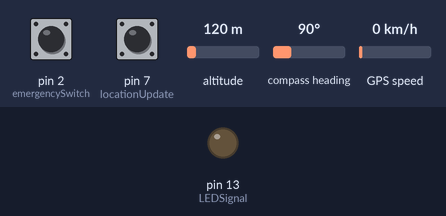
Simulated run of this sketch. Board: Arduino Uno, built with avr-gcc and run on an emulated ATmega328P. Shown: output pins drawn as LEDs (lit = HIGH). Dashed ring = blinking. Inputs (shaded band) come from the test bench; at power-on: GPS speed 0 km/h, pin 7 (locationUpdate) LOW, pin 2 (emergencySwitch) LOW, altitude 120 m, compass heading 90°. The GPS gets a fix after 3 s at 37.7749, -122.4194 with 8 satellites; the modem accepts every AT command (registered, SIM ready, sends succeed) and sends nothing else; what the sketch prints to the serial monitor is not drawn.

Above: at 1.1 s.
At 15.2 s:
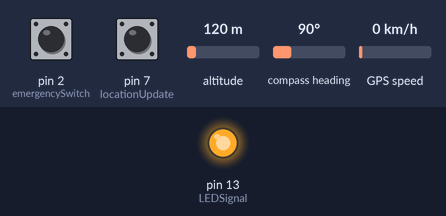
15.3 s: GPS speed set to 58 km/h
18.6 s: GPS speed set to 62 km/h
At 20.3 s:
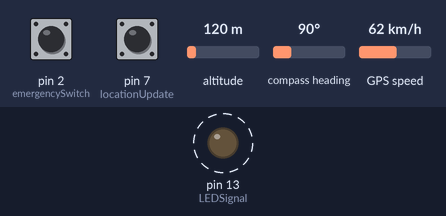
22.1 s: pin 7 (locationUpdate) pulled HIGH for 0.15 s
Timing chart, 0 to 26.7 s (numbered marks = the images above; inputs shaded):
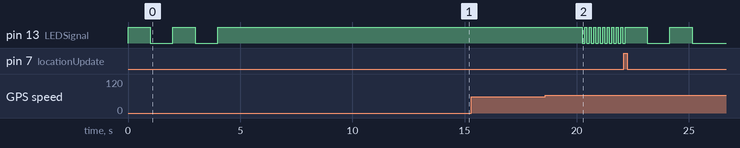

Measured:
- the behaviour switches between 60 and 61 km/h on GPS speed (found by bisection; images 1 and 2)
- after the input at 15.3 s, every drawn part: stays the same
- after the input at 18.6 s, pin 13 (LEDSignal): alternates HIGH for 0.10 s and LOW for 0.10 s, starting after 1.7 s

The sketch:

CAR_GPS_SMS.ino
```cpp
#include <SoftwareSerial.h>
#include <TinyGPS.h>

//Sim 900
SoftwareSerial mySerial(5, 6);//rx, tx
//5 rx of arduinto -> tx of module
//6 tx of arduinto -> rx of module
int8_t answer;

//GPS
TinyGPS gps;
SoftwareSerial ss(10,11);//rx ( of ard, ), tx ( of ard)

#define locationUpdate 7 //Blue
#define emergencySwitch 2 //Black
#define LEDSignal 13


static void smartdelay(unsigned long ms);
static void print_float(float val, float invalid, int len, int prec);
static void print_int(unsigned long val, unsigned long invalid, int len);
static void print_date(TinyGPS &gps);
static void print_str(const char *str, int len);

#define contactsLen 1
char* myContacts[contactsLen]={"9216411835"};

//Locations
float flat, flon;

boolean gpsGotLocation = false;

int loopCounter = 0;

float mySpeed = 0;
char SMS_INPUT[100];
int x;
String completeSMS ="";

void setup()
{


pinMode(locationUpdate , INPUT);
pinMode(emergencySwitch , INPUT);
pinMode(LEDSignal , OUTPUT);

mySerial.begin(9600);   // Setting the baud rate of GSM Module
Serial.begin(115200);    // Setting the baud rate of Serial Monitor (Arduino)

Serial.println("Welcome");

 ss.begin(9600);
 blinkLed(1000, 2);
 digitalWrite(LEDSignal, HIGH);
 mySerial.println("ATD9216411835;"); // AT Command to make a call
 delay(5000);
 mySerial.println("ATD9216411835;"); // AT Command to make a call
 delay(5000);

}


 int8_t sendATcommand(char* ATcommand, char* expected_answer, unsigned int timeout){

    uint8_t x=0,  answer=0;
    char response[1000];
    unsigned long previous;

    memset(response, '\0', sizeof(response));    // Initialice the string

    delay(100);

    while( mySerial.available() > 0){
      mySerial.read();    // Clean the input buffer
    }

    mySerial.println(ATcommand);    // Send the AT command

        x = 0;
    previous = millis();

    // this loop waits for the answer
    do{
        // if there are data in the UART input buffer, reads it and checks for the asnwer
        if(mySerial.available() != 0){
            response[x] = mySerial.read();
            x++;
            // check if the desired answer is in the response of the module
            if (strstr(response, expected_answer) != NULL)
            {
                answer = 1;

              //Serial.println(response);
            }else {
             /* Serial.print("AT command Answer : ");
              Serial.println(response);
              Serial.print("Expected : ");
             Serial.println(expected_answer);*/

            }
        }
        // Waits for the asnwer with time out
    }while((answer == 0) && ((millis() - previous) < timeout));
   /* Serial.println("-------------------");
            Serial.print("Answer : ");
              Serial.println(response);
               Serial.print("Expected : ");
              Serial.println(expected_answer);
              Serial.println("-------------------");    */
    return answer;
}
void blinkLed(int delayTime, int counts){
  for (int i=0;i<counts;i++){
    digitalWrite(LEDSignal, HIGH);
    delay(delayTime);
    digitalWrite(LEDSignal, LOW);
    delay(delayTime);
  }
}


void preapreSms(String msg, boolean isEmergency){
          msg += " https://www.google.com/maps/place/@" + String(flat,6) + "," + String(flon,6) + ",16z";
           for (int i=0; i<contactsLen;i++){
              SendMessage(msg, myContacts[i]);
            }
}


void checkSpeed( float mySpeed){
  float speedLimit = 60;
  if (mySpeed >  speedLimit){
      Serial.println(mySpeed);
      blinkLed(100, 10);
   }
}

 void CallEmergency()
{
  for (int i=0; i<contactsLen;i++){
      String callNo = myContacts[i];
      callNo = "ATD"+callNo+";" ;
      Serial.println(callNo);
       mySerial.println(callNo); // AT Command to make a call
       delay(60000);
       mySerial.println("ATH;"); // AT Command to disconnectl
       delay(1000);
   }

 delay(1000);
  if (mySerial.available()>0)
   Serial.println(mySerial.read());
 }

void loop(){
loopCounter++;
if (loopCounter >=10){
  loopCounter = 0;
}


 if (digitalRead(locationUpdate)){
  Serial.println("Location Update ");
  blinkLed(1000, 2);
  preapreSms("My Location is ", false);

 }else if (digitalRead(emergencySwitch)){
 Serial.println("Emergency ");
  blinkLed(100, 20);

   preapreSms("I am in danger. I am at ", true);
   CallEmergency();

 }

 if (loopCounter == 1){//Don't check GPS each time so that push button can be detected
  Serial.println("Getting GSP  ");
    loopForGPS();
  if (flat != TinyGPS::GPS_INVALID_F_ANGLE){
    digitalWrite(LEDSignal, HIGH);
    checkSpeed(mySpeed);
  }else {
    digitalWrite(LEDSignal, LOW);

  }
 }


}


 void SendMessage( String text, String phoneNo)
{

  mySerial.println("AT+CMGF=1");    //Sets the GSM Module in Text Mode
  delay(1000);  // Delay of 1000 milli seconds or 1 second
  String phoneNoCmd = "AT+CMGS=\"";
  phoneNoCmd += phoneNo;
  phoneNoCmd += "\"";
  mySerial.println(phoneNoCmd); // Replace x with mobile number
  delay(1000);
  mySerial.println(text);// The SMS text you want to send
  delay(500);
 mySerial.write(0x1A);  // sends ctrl+z end of message
   mySerial.write(0x0D);  // Carriage Return in Hex
mySerial.write(0x0A);  // Line feed in Hex
//The 0D0A pair of characters is the signal for the end of a line and beginning of another.
delay(5000);
  delay(500);
}


void loopForGPS()
{

  unsigned long age, date, time, chars = 0;
  unsigned short sentences = 0, failed = 0;
  static const double LONDON_LAT = 51.508131, LONDON_LON = -0.128002;

  String buf;
  buf += F("your location is \nlat:");
  buf += String(flat, 6);
  buf += F("\nlong:");
  buf += String(flon, 6);
   //SendMessage(buf);
   Serial.println(buf);
  print_int(gps.satellites(), TinyGPS::GPS_INVALID_SATELLITES, 5);
  print_int(gps.hdop(), TinyGPS::GPS_INVALID_HDOP, 5);
  gps.f_get_position(&flat, &flon, &age);
  print_float(flat, TinyGPS::GPS_INVALID_F_ANGLE, 10, 6);
  print_float(flon, TinyGPS::GPS_INVALID_F_ANGLE, 11, 6);
  print_int(age, TinyGPS::GPS_INVALID_AGE, 5);
  print_date(gps);
  print_float(gps.f_altitude(), TinyGPS::GPS_INVALID_F_ALTITUDE, 7, 2);
  print_float(gps.f_course(), TinyGPS::GPS_INVALID_F_ANGLE, 7, 2);
  if (TinyGPS::GPS_INVALID_F_SPEED != gps.f_speed_kmph()){
    mySpeed = gps.f_speed_kmph();
  }else {
    mySpeed =0;
  }

  print_float(gps.f_speed_kmph(), TinyGPS::GPS_INVALID_F_SPEED, 6, 2);
  print_str(gps.f_course() == TinyGPS::GPS_INVALID_F_ANGLE ? "*** " : TinyGPS::cardinal(gps.f_course()), 6);
  print_int(flat == TinyGPS::GPS_INVALID_F_ANGLE ? 0xFFFFFFFF : (unsigned long)TinyGPS::distance_between(flat, flon, LONDON_LAT, LONDON_LON) / 1000, 0xFFFFFFFF, 9);
  print_float(flat == TinyGPS::GPS_INVALID_F_ANGLE ? TinyGPS::GPS_INVALID_F_ANGLE : TinyGPS::course_to(flat, flon, LONDON_LAT, LONDON_LON), TinyGPS::GPS_INVALID_F_ANGLE, 7, 2);
  print_str(flat == TinyGPS::GPS_INVALID_F_ANGLE ? "*** " : TinyGPS::cardinal(TinyGPS::course_to(flat, flon, LONDON_LAT, LONDON_LON)), 6);

  gps.stats(&chars, &sentences, &failed);
  print_int(chars, 0xFFFFFFFF, 6);
  print_int(sentences, 0xFFFFFFFF, 10);
  print_int(failed, 0xFFFFFFFF, 9);
  Serial.println();

  smartdelay(1000);
}

static void smartdelay(unsigned long ms)
{
  unsigned long start = millis();
  do
  {
    while (ss.available())
      gps.encode(ss.read());
  } while (millis() - start < ms);
}

static void print_float(float val, float invalid, int len, int prec)
{
  if (val == invalid)
  {
    while (len-- > 1)
      Serial.print('*');
    Serial.print(' ');
  }
  else
  {
    Serial.print(val, prec);
    int vi = abs((int)val);
    int flen = prec + (val < 0.0 ? 2 : 1); // . and -
    flen += vi >= 1000 ? 4 : vi >= 100 ? 3 : vi >= 10 ? 2 : 1;
    for (int i=flen; i<len; ++i)
      Serial.print(' ');
  }
  smartdelay(0);
}

static void print_int(unsigned long val, unsigned long invalid, int len)
{
  char sz[32];
  if (val == invalid)
    strcpy(sz, "*******");
  else
    sprintf(sz, "%ld", val);
  sz[len] = 0;
  for (int i=strlen(sz); i<len; ++i)
    sz[i] = ' ';
  if (len > 0)
    sz[len-1] = ' ';
  Serial.print(sz);
  smartdelay(0);
}

static void print_date(TinyGPS &gps)
{
  int year;
  byte month, day, hour, minute, second, hundredths;
  unsigned long age;
  gps.crack_datetime(&year, &month, &day, &hour, &minute, &second, &hundredths, &age);
  if (age == TinyGPS::GPS_INVALID_AGE)
    Serial.print("********** ******** ");
  else
  {
    char sz[32];
    sprintf(sz, "%02d/%02d/%02d %02d:%02d:%02d ",
        month, day, year, hour, minute, second);
    Serial.print(sz);
  }
  print_int(age, TinyGPS::GPS_INVALID_AGE, 5);
  smartdelay(0);
}

static void print_str(const char *str, int len)
{
  int slen = strlen(str);
  for (int i=0; i<len; ++i)
    Serial.print(i<slen ? str[i] : ' ');
  smartdelay(0);
}
```
